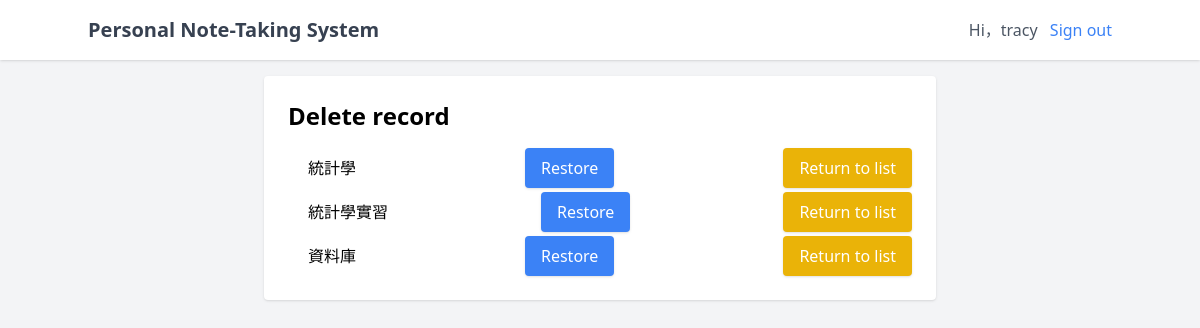
The app's page /topics/trash/ (signed in) with its own data.
### notes/models.py (models this page shows, shortened)
class Topic(models.Model):
    name = models.CharField(max_length=100)
    content = models.TextField(blank=True)
    owner = models.ForeignKey(User, on_delete=models.CASCADE)
    created_at = models.DateTimeField(auto_now_add=True)
    deleted = models.BooleanField(default=False)
    category = models.CharField(max_length=100, blank=True)
    deleted_at = models.DateTimeField(null=True, blank=True)
    shared_with = models.ManyToManyField(User, related_name='shared_topics', blank=True)

### notes/views.py (the view)
# urls.py: path('topics/trash/', views.topic_trash, name='topic_trash'),
@login_required
def topic_trash(request):
    trashed_topics = Topic.objects.filter(owner=request.user, deleted=True)
    return render(request, 'notes/topic_trash.html', {'topics': trashed_topics})

### notes/templates/notes/topic_trash.html (shortened to what this page needs)
{% extends 'base.html' %}
{% block content %}
<div class="max-w-2xl mx-auto bg-white p-6 rounded shadow">
  <h2 class="text-2xl font-bold mb-4">Delete record</h2>
  {% if topics %}
    <ul class="list-disc pl-5 space-y-1">
      {% for topic in topics %}
        <li class="flex justify-between items-center">
          <span>{{ topic.name }}</span>
          <a href="{% url 'topic_restore' topic.id %}" class="bg-blue-500 text-white py-2 px-4 rounded shadow">Restore</a>
          <a href="{% url 'topic_list' %}" class="bg-yellow-500 text-white py-2 px-4 rounded shadow">
            Return to list
          </a>
        </li>
      {% endfor %}
    </ul>
  {% endif %}
</div>
{% endblock %}

### notes/templates/base.html (shortened to what this page needs)
<!DOCTYPE html>
<html lang="en">
<head>
    <script src="https://cdn.tailwindcss.com"></script>
</head>
<body class="bg-gray-100 min-h-screen font-sans">
    <nav class="bg-white shadow p-4 mb-4">
        <div class="container mx-auto flex justify-between items-center">
            <h1 class="text-xl font-bold text-gray-700">Personal Note-Taking System</h1>
            <div>
                {% if user.is_authenticated %}
                    <span class="mr-2 text-gray-600">Hi，{{ user.username }}</span>
                    <a href="{% url 'logout' %}" class="text-blue-500 hover:underline">Sign out</a>
                {% else %}
                    <a href="{% url 'login' %}" class="text-blue-500 hover:underline mr-2">Log in</a>
                    <a href="{% url 'register' %}" class="text-blue-500 hover:underline">Register</a>
                {% endif %}
            </div>
        </div>
    </nav>
    <div class="container mx-auto px-4">
        {% block content %}
        {% endblock %}
    </div>
</body>
</html>

### records on screen
Topic: name "統計學"
Topic: name "統計學實習"
Topic: name "資料庫"

### other values on screen
{{ user.username }} "tracy"
